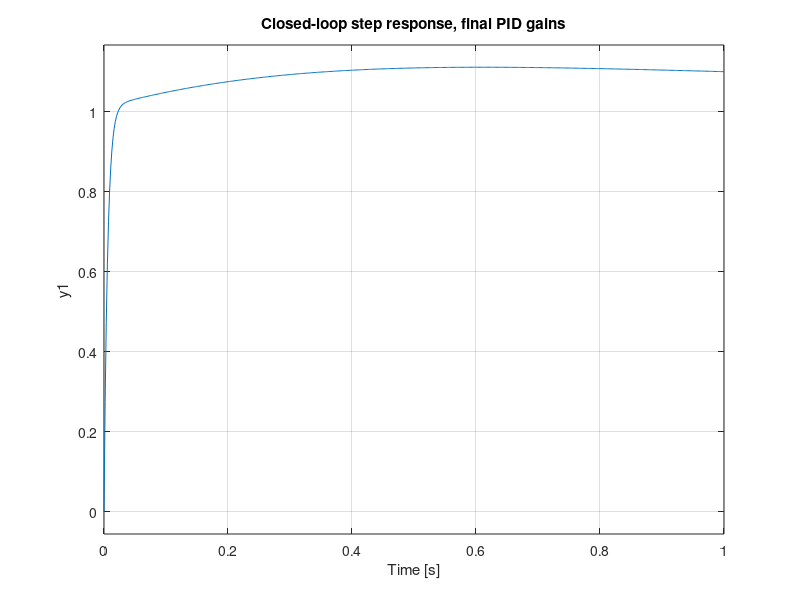
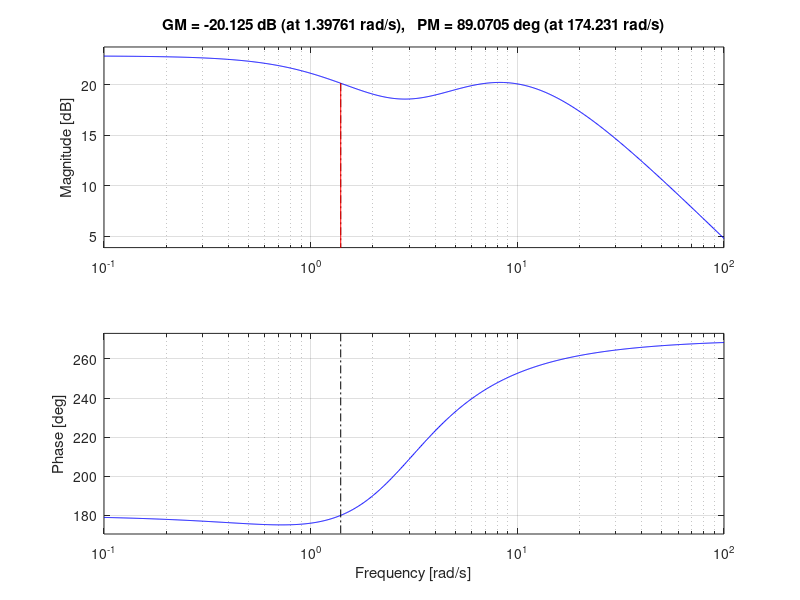

These charts were generated, in order, by the following MATLAB code: (Note: this script raises an error after producing the figures.)
% NIDS two-wheeled self-balancing robot - linearised model + PID check
% matlab/balance_model.m
%
% RECONSTRUCTION. The original MATLAB script (adapted from Appendix A of the
% IIT Delhi report and run on 20-21 Jun 2026) was not kept. This file rebuilds
% the same inverted-pendulum-on-wheels model from the parameters in the
% project report (Table 6.1) so the analysis can be re-run.
%
% What this model gives with the final gains (checked by an independent
% Python/SciPy re-implementation, Oct 2026):
%   closed-loop poles  -172.3,  -2.04 +/- 1.83j      (all stable)
%   10-90 % rise       ~17 ms   (the fast pole)
%   final value        1.078    (~8 % offset, no true integral action on theta)
%   2 % settling       ~1.0 s   (slow tail from the -2 +/- 1.8j pair)
% The original 25 Jun screenshot read as "settles in ~32 ms". That matches the
% fast rise here but not the slow tail or the offset, so either the original
% script differed or the tail was off-screen. Replace this file with the
% original if it turns up.
%
% Needs: Control System Toolbox (ss, tf, feedback, step, stepinfo, margin)

clc; clear; close all;

%% Physical parameters (project report, Table 6.1)
M_body = 1.15;        % kg, body excluding wheels and motors
M_batt = 0.432;       % kg, 3S LiPo (part of M_body; listed for reference)
M_w    = 0.106;       % kg, each wheel
R_w    = 0.05;        % m, wheel radius (100 mm wheels)
h      = 0.108;       % m, CoG height above wheel axle
I_body = 0.01306;     % kg m^2, body pitch inertia about CoG
Ke     = 0.118;       % V s/rad, back-EMF constant (= Kt)
Rm     = 5.6;         % ohm, motor terminal resistance
Jm     = 2.66e-5;     % kg m^2, rotor inertia
g      = 9.81;

%% Derived quantities
J_w     = 0.5 * M_w * R_w^2;                     % wheel inertia (uniform disc)
I_total = I_body + M_body * h^2;
M_eq    = M_body + 2*M_w + 2*(J_w + Jm)/R_w^2;
Km      = Ke / Rm;                               % torque per volt (stall)
Kb      = Ke^2 / (Rm * R_w);                     % back-EMF damping term
delta   = M_eq * I_total - (M_body * h)^2;

%% State space, states x = [p; p_dot; theta; theta_dot], input u = V_in
A = [0  1                                              0                          0;
     0  (2*Kb*M_body*h - 2*Kb*I_total/R_w)/delta       (M_body*h)^2*g/delta       0;
     0  0                                              0                          1;
     0  (2*Kb*M_eq - 2*Kb*M_body*h/R_w)/delta          M_eq*M_body*g*h/delta      0];

B = [0;
     (-2*Km*M_body*h + 2*Km*I_total/R_w)/delta;
     0;
     (-2*Km*M_eq + 2*Km*M_body*h/R_w)/delta];

C = [0 0 1 0];        % output: pitch angle theta (rad)
D = 0;

G = minreal(tf(ss(A, B, C, D)));   % cancels the pole/zero at s = 0
disp('Plant theta(s)/V(s):'); G
disp('Open-loop poles:'); disp(pole(G))      % one pole in the right half-plane

%% PID: final gains from the 25 Jun 2026 MATLAB screenshot
Kp = 450.4747;
Ki = 800.905;
Kd = 100;
Cpid = pid(Kp, Ki, Kd);

L  = minreal(Cpid * G);
CL = feedback(L, 1);

disp('Closed-loop poles:'); disp(pole(CL))

figure(1); step(CL, 1); grid on;
title('Closed-loop step response, final PID gains');

figure(2); margin(L); grid on;

S = stepinfo(CL);
fprintf('\nRise time     : %.4f s\n', S.RiseTime);
fprintf('Settling time : %.4f s\n', S.SettlingTime);
fprintf('Overshoot     : %.2f %%\n', S.Overshoot);
fprintf('Final value   : %.4f\n', dcgain(CL));

%% Interactive re-tuning (as done originally)
% sisotool(G)
